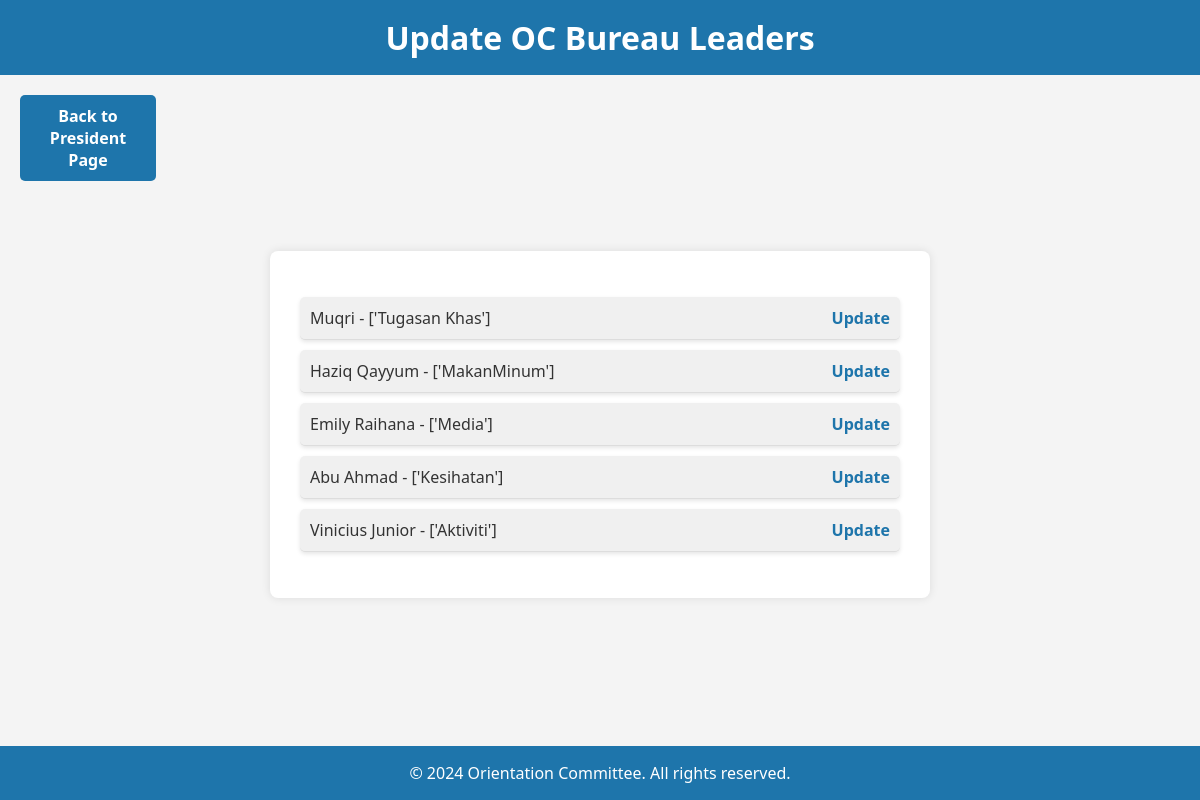
The app's page /OC/oc_president_page/update_page/update_ocbureauleader_list/ with its own data.
### RecruitmentSystem/models.py (models this page shows, shortened)
class OCBureauLeaderData(models.Model):
    ocbureauleadername = models.CharField(max_length=100)
    ocbureauleaderusername = models.CharField(max_length=50)
    ocbureauleaderpassword = models.CharField(max_length=50)
    ocbureauleaderid = models.CharField(max_length=20)
    ocbureauleaderemail = models.EmailField()
    ocbureauleadergender = models.CharField(max_length=10)
    ocbureauleaderbureau = models.CharField(max_length=100)

### RecruitmentSystem/views.py (the view)
# urls.py: path("oc_president_page/update_page/update_ocbureauleader_list/", views.update_ocbureauleader_list, name="update_ocbureauleader_list"),
def update_ocbureauleader_list(request):
    ocbureauleader_list = OCBureauLeaderData.objects.all()
    return render(request, 'update_ocbureauleader_list.html', {'ocbureauleader_list': ocbureauleader_list})

### RecruitmentSystem/templates/update_ocbureauleader_list.html (shortened to what this page needs)
<!DOCTYPE html>
<html lang="en">
<head>
</head>
<body>
    <header>
        <h1>Update OC Bureau Leaders</h1>
    </header>
    <a href="{% url 'oc_president_page' %}" class="back-button">Back to President Page</a>
    <div class="container">
        <ul class="oc-list">
            {% for ocbureauleader in ocbureauleader_list %}
            <li>
                {{ ocbureauleader.ocbureauleadername }} - {{ ocbureauleader.ocbureauleaderbureau }} <a href="{% url 'update_ocbureauleader' ocbureauleader.pk %}">Update</a>
            </li>
            {% endfor %}
        </ul>
    </div>
    <footer>
        <p>&copy; 2024 Orientation Committee. All rights reserved.</p>
    </footer>
</body>
</html>

### RecruitmentSystem/templates/update_ocbureauleader_list.html (style rules this page uses)
body { font-family: 'Segoe UI', Tahoma, Geneva, Verdana, sans-serif; background-color: #f4f4f4; margin: 0; padding: 0; color: #333; display: flex; flex-direction: column; min-height: 100vh; }
header { background-color: #1e75ab; color: white; text-align: center; padding: 1em 0; }
footer { background-color: #1e75ab; color: white; text-align: center; padding: 1em 0; margin-top: auto; width: 100%; }
header h1, footer p { margin: 0; }
.container { width: 50%; margin: 50px auto; padding: 30px; background-color: #fff; border-radius: 8px; box-shadow: 0 0 10px rgba(0, 0, 0, 0.1); }
.oc-list { list-style-type: none; padding: 0; }
.oc-list li { margin-bottom: 10px; padding: 10px; background-color: #f0f0f0; border-radius: 5px; box-shadow: 0 2px 4px rgba(0, 0, 0, 0.1); }
.oc-list li a { color: #1e75ab; text-decoration: none; font-weight: bold; margin-left: 10px; }
.back-button { margin: 20px; padding: 10px 20px; background-color: #1e75ab; color: white; border-radius: 5px; text-decoration: none; font-weight: bold; float: left; width: 8%; text-align: center; }
ul { list-style-type: none; padding: 0; }
li { padding: 10px; border-bottom: 1px solid #ddd; }
a { color: #4CAF50; text-decoration: none; float: right; }

### records on screen
OCBureauLeaderData: ocbureauleadername "Muqri", ocbureauleaderbureau "['Tugasan Khas']"
OCBureauLeaderData: ocbureauleadername "Haziq Qayyum", ocbureauleaderbureau "['MakanMinum']"
OCBureauLeaderData: ocbureauleadername "Emily Raihana", ocbureauleaderbureau "['Media']"
OCBureauLeaderData: ocbureauleadername "Abu Ahmad", ocbureauleaderbureau "['Kesihatan']"
OCBureauLeaderData: ocbureauleadername "Vinicius Junior", ocbureauleaderbureau "['Aktiviti']"
